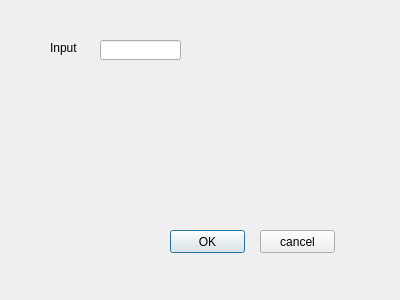
<?xml version="1.0" encoding="UTF-8"?>
<ui version="4.0">
 <class>QSingleInputDialog</class>
 <widget class="QDialog" name="QSingleInputDialog">
  <property name="geometry">
   <rect>
    <x>0</x>
    <y>0</y>
    <width>400</width>
    <height>300</height>
   </rect>
  </property>
  <property name="windowTitle">
   <string>Input Parameter</string>
  </property>
  <widget class="QLabel" name="labelInput">
   <property name="geometry">
    <rect>
     <x>50</x>
     <y>40</y>
     <width>47</width>
     <height>16</height>
    </rect>
   </property>
   <property name="text">
    <string>Input</string>
   </property>
  </widget>
  <widget class="QLineEdit" name="lineEditInput">
   <property name="geometry">
    <rect>
     <x>100</x>
     <y>40</y>
     <width>81</width>
     <height>20</height>
    </rect>
   </property>
  </widget>
  <widget class="QPushButton" name="pushButtonOK">
   <property name="geometry">
    <rect>
     <x>170</x>
     <y>230</y>
     <width>75</width>
     <height>23</height>
    </rect>
   </property>
   <property name="text">
    <string>OK</string>
   </property>
  </widget>
  <widget class="QPushButton" name="pushButtonCancel">
   <property name="geometry">
    <rect>
     <x>260</x>
     <y>230</y>
     <width>75</width>
     <height>23</height>
    </rect>
   </property>
   <property name="text">
    <string>cancel</string>
   </property>
  </widget>
 </widget>
 <layoutdefault spacing="6" margin="11"/>
 <resources/>
 <connections/>
</ui>
